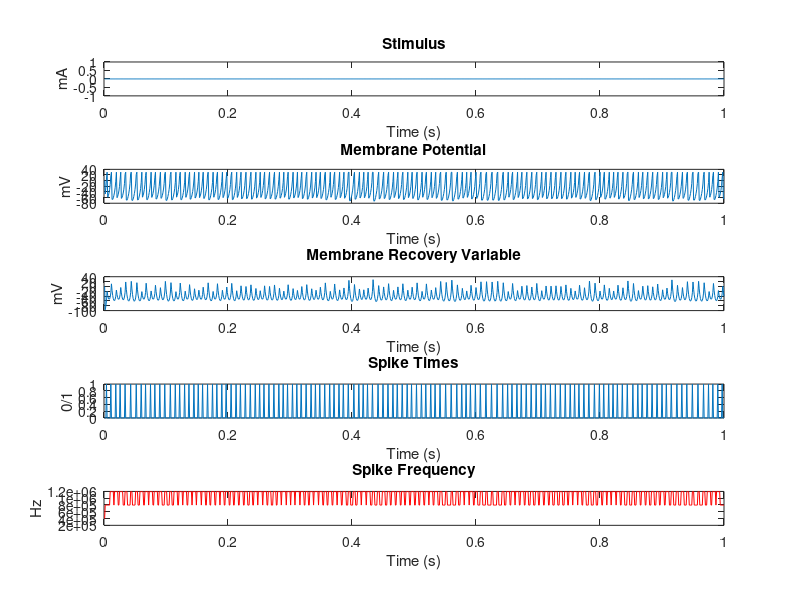

Write MATLAB code to recreate this figure.
%% ARBITRARY FORCING OF IZHIKEVICH SPIKING NEURON MODEL 
%  COPYWRITE: ANDREW HANSEN, 2015
%  BRANDEIS UNIVERSITY

%% 1. SIMULATION PARAMETERS (PLAY AROUND WITH THESE)

clc;
clear all;
close all;

sim_bnd = [0, 1]; % Initialize simulation time interval (seconds)
sim_res = 0.001; % Initialize simulation time sample resolution (seconds)
sim_smp = sim_bnd(2)/sim_res; % Initialize simulation time sample quanta (samples)
time = linspace(sim_res, sim_bnd(2), sim_smp); % Initialize sim time vector (seconds)

%% 2. MODEL PARAMETERS (PICK YOUR PREFERRED NEURON MODEL)

n = 16; % Set Izhikevich model parameters

p = [ 00.020,  00.200, -65.000,  06.000,  14.000;... % 01. Tonic spiking
      00.020,  00.250, -65.000,  06.000,  00.500;... % 02. Phasic spiking
      00.020,  00.200, -50.000,  02.000,  15.000;... % 03. Tonic bursting
      00.020,  00.250, -55.000,  00.050,  00.600;... % 04. Phasic bursting
      00.020,  00.200, -55.000,  04.000,  10.000;... % 05. Mixed-mode
      00.010,  00.200, -65.000,  08.000,  30.000;... % 06. Spike frequency adaptation
      00.020, -00.100, -55.000,  06.000,  00.000;... % 07. Class 1
      00.200,  00.260, -65.000,  00.000,  00.000;... % 08. Class 2
      00.020,  00.200, -65.000,  06.000,  07.000;... % 09. Spike latency
      00.050,  00.260, -60.000,  00.000,  00.000;... % 10. Subthreshold oscillations
      00.100,  00.260, -60.000, -01.000,  00.000;... % 11. Resonator
      00.020, -00.100, -55.000,  06.000,  00.000;... % 12. Integrator
      00.030,  00.250, -60.000,  04.000,  00.000;... % 13. Rebound spike
      00.030,  00.250, -52.000,  00.000,  00.000;... % 14. Rebound burst
      00.030,  00.250, -60.000,  04.000,  00.000;... % 15. Threshold variability
      01.000,  01.500, -60.000,  00.000, -65.000;... % 16. Bistability
      01.000,  00.200, -60.000, -21.000,  00.000;... % 17. DAP
      00.020,  01.000, -55.000,  04.000,  00.000;... % 18. Accomodation
     -00.020, -01.000, -60.000,  08.000,  80.000;... % 19. Inhibition-induced spiking
     -00.026, -01.000, -45.000,  00.000,  80.000];   % 20. Inhibition-induced bursting

%% 3. MEMBRANE TIME PARAMETERS

V_time = zeros(size(time)); % Allocate membrane potential time vector memory
U_time = V_time;            % Allocate membrane recovery variable time vector memory
V = -70;                    % Initial membrane potential
U = p(n, 2)*V;              % Initial membrane recovery
spike = V_time;             % Allocate spike vector memory
spike_time = V_time;        % Allocate spike time vector memory
spike_freq =  V_time;       % Allocate spike time vector memory

%% 4. STIMULUS
% Note: "0.000" represent editable parameter values

%  A. STIMULUS TIME SERIES (ALTER stim_bnd TO ALTER INJECTION CURRENT START/END)
stim_bnd = [0, 1]; % Initialize forcing signal generation time (seconds)
stim_int = diff(stim_bnd); % Initialize forcing signal time interval (seconds)
stim_smp = stim_int/sim_res; % Initialize forcing signal time sample quanta (samples)
stim = linspace(sim_res, stim_int, stim_smp); % Initialize forcing signal time vector values

%  B. STIMULUS AMPLITUDE (PLAY AROUND WITH amp AND amp_damp)
amp = [0.000, 0.000]; % Initialize carrier signal amplitude (mA)
amp_damp = 0.000; % Initialize terminal carrier signal dampening (mA)
% (BELOW) Initialize carrier signal amplitude vector values (mA)
amp = (linspace(amp(1), amp(2), stim_smp) + p(n, 5)).*exp(amp_damp*stim);

%  C. STIMULUS FREQUENCY (PLAY AROUND WITH freq_bnd AND freq_damp)
freq_bnd = [0.000, 0.000]; % Initialize carrier signal frequency (Hz)
freq_damp = 0.000; % Initialize terminal carrier signal dampening (Hz)
% (BELOW) Initialize carrier signal frequency vector values (Hz)
freq = (2*pi*linspace(freq_bnd(1), freq_bnd(2), stim_smp)).*exp(freq_damp*stim);;

%  D. STIMULUS PHASE (PLAY AROUND WITH phase_offset)
phase_offset = ((2*pi*0.000)/360); % Convert initial forcing signal phase offset (degrees)
% Initialize carrier signal phase vector values (degrees)
phase = cumsum(freq)/sim_res; % Initialize carrier signal phase vector values (degrees)

%  E. STIMULUS NOISE (PLAY AROUND WITH amp_noise AND freq_noise)
% (BELOW) Initialize carrier signal amplitude noise vector values (percent)
amp_noise = amp.*randn(1, stim_smp)*0.000;
% (BELOW) Initialize carrier signal frequency noise vector values (percent)
freq_noise = freq.*randn(1, stim_smp)*0.000;

%  F. STIMULUS WAVEFORM GENERATION
stim = (amp + amp_noise).*sin((freq + freq_noise).*stim + phase_offset);
stim = [zeros(1, stim_bnd(1)/sim_res), stim, zeros(1, (sim_bnd(2) - stim_bnd(2))/sim_res)];

%% 5. SIMULATION

%  A. EXECUTION
for t = 1 : length(time) - 1
    V = V + 0.25*(0.04*V^2 + 5*V + 140 - U + stim(t));
    U = U + 0.25*p(n, 1)*(p(n, 2)*V - U);
    if V > 30                   % If there is a spike
       V_time(t + 1) = 30;      % Generate peak
       V = p(n, 3);             % Reset membrane voltage to c
       U = U + p(n, 4);         % Membrane recovery variable increment
       spike(t) = 1;            % Record spike
       spike_time(t) = time(t); % Record spike time
       spike_stim(t) = stim(t);
    else
        V_time(t + 1) = V;
    end;
    U_time(t + 1) = U;
end;

%  B. ANALYSIS
% (BELOW) Calculate spike train frequency
spike_freq = [0 sim_smp.*diff(spike)];
spike_freq = cumsum(spike_freq)/sim_res;
% (BELOW) Convolve spike train using gaussian kernel
sigma = 1;
x = [-0.1: 0.01 : 0.1];
k = exp(-(x/sigma).^2/2)/(sigma*sqrt(2*pi));
spike_freq = conv(spike_freq, k);
spike_freq = spike_freq(floor(length(k)/2) : end - ceil(length(k)/2));

%% OUTPUT

% (BELOW) Plot simulation variables
figure();
subplot(5, 1, 1); plot(time, stim);
title('Stimulus'); xlabel('Time (s)'); ylabel('mA');
subplot(5, 1, 2); plot(time, V_time);
title('Membrane Potential'); xlabel('Time (s)'); ylabel('mV');
subplot(5, 1, 3); plot(time, U_time);
title('Membrane Recovery Variable'); xlabel('Time (s)'); ylabel('mV');
subplot(5, 1, 4); plot(time, spike);
title('Spike Times'); xlabel('Time (s)'); ylabel('0/1');
subplot(5, 1, 5); plot(time, spike_freq, 'r');
title('Spike Frequency'); xlabel('Time (s)'); ylabel('Hz');
